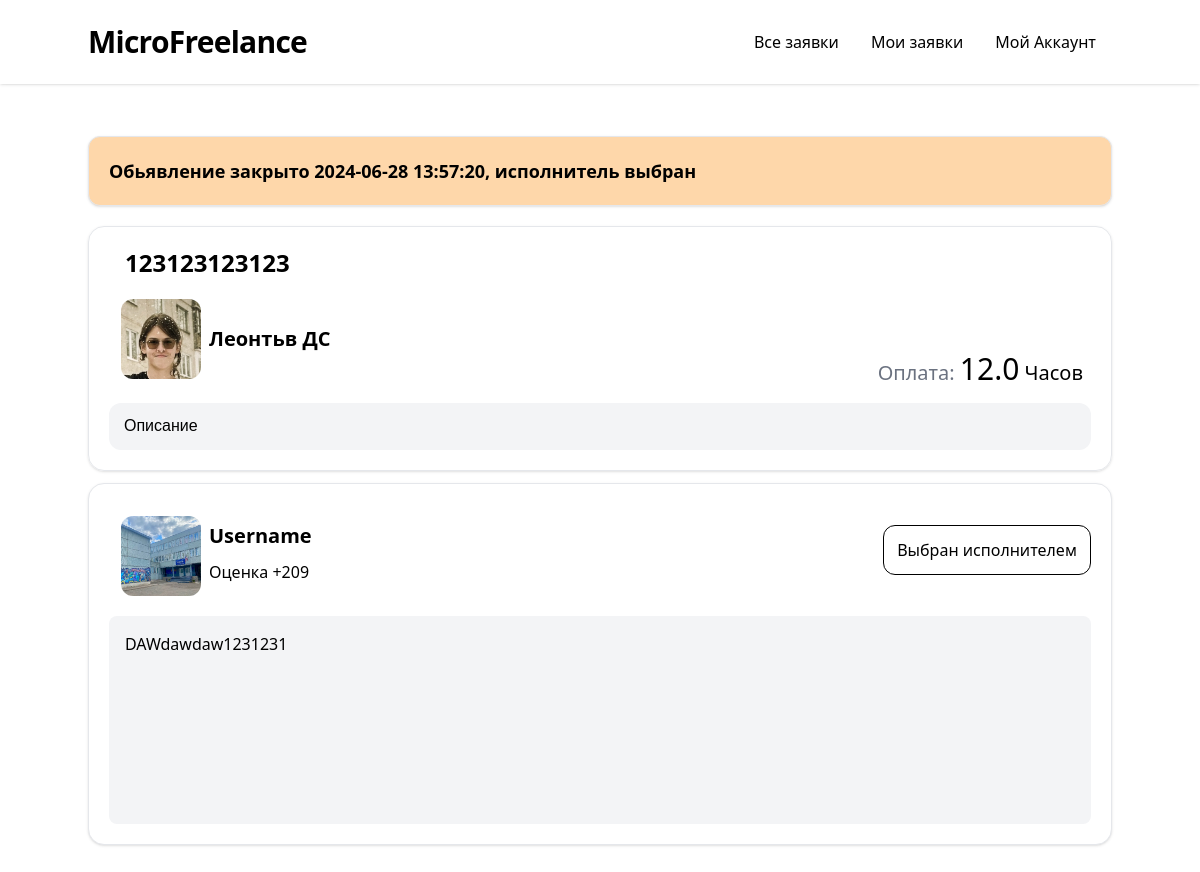
The app's page /post/1 (signed in) with its own data.
### models.py (models this page shows, shortened)
class Post(db.Model):
    __table_name__ = "posts"
    id: Mapped[int]                         = mapped_column(primary_key=True)
    title: Mapped[str]                      = mapped_column(String(64))
    data: Mapped[str]                       = mapped_column(String(256))
    data_text: Mapped[str]                  = mapped_column(String(256))
    coast: Mapped[str]                      = mapped_column(String(64))
    currency: Mapped[str]                   = mapped_column(String(64))
    author_id: Mapped[int]                  = mapped_column(ForeignKey(User.id))
    create_date: Mapped[datetime.datetime]  = mapped_column(DateTime(timezone=True), server_default=func.now())
    update_date: Mapped[datetime.datetime]  = mapped_column(DateTime(timezone=True), server_default=func.now())
    archived_date: Mapped[Optional[datetime.datetime]] = mapped_column(DateTime(timezone=True))
    archived: Mapped[bool]                  = mapped_column(default=False)
    respond: Mapped[list["PostRespond"]]    = relationship(back_populates="post", cascade="all, delete")
    author: Mapped["User"] = relationship()

class User(UserMixin, db.Model):
    __table_name__ = "users"
    id: Mapped[int]                         = mapped_column(primary_key=True)
    login: Mapped[str]                      = mapped_column(String(64), index=True, unique=True)
    password_hash: Mapped[Optional[str]]    = mapped_column(String(256))
    name: Mapped[Optional[str]]             = mapped_column(String(64))
    aboutme: Mapped[Optional[str]]          = mapped_column(String(256))

class PostRespond(db.Model):
    __table_name__ = "post_responds"
    id: Mapped[int]                         = mapped_column(primary_key=True)
    text: Mapped[str]                       = mapped_column(String(256))
    author_id: Mapped[int]                  = mapped_column(ForeignKey(User.id))
    post_id: Mapped[int]                    = mapped_column(ForeignKey(Post.id))
    selected: Mapped[bool]                  = mapped_column(default=False)
    create_date: Mapped[datetime.datetime]  = mapped_column(DateTime(timezone=True), server_default=func.now())
    update_date: Mapped[datetime.datetime]  = mapped_column(DateTime(timezone=True), server_default=func.now())
    author: Mapped["User"] = relationship()
    post: Mapped["Post"] = relationship()

### routes.py (the view)
@app.route('/post/<id>', methods=['GET', 'POST'])
def post(id = None):
    data = db.session.scalar( sa.select(Post).where(Post.id == id) )
    if data == None:
        return abort(404)
    if current_user.is_authenticated and current_user.id != data.author_id:
        form = PostRespondForm()
        respond = db.session.query( PostRespond ).filter(PostRespond.author_id == current_user.id).filter(PostRespond.post_id == id).first()
        if form.validate_on_submit():
            if not respond:
                respond = PostRespond()
            respond.text = form.text.data
            respond.author_id = current_user.id
            respond.post_id = id
            respond.update_date = func.now()
            db.session.add(respond)
            db.session.commit()
            flash(['Данные сохранены', 'green'])
        if respond:
            form.text.data = respond.text
            form.submit.label.text = "Изменить"
        responds = respond
    else:
        form=''
        if current_user.is_authenticated and data.author_id == current_user.id:
            responds = data.respond
        else:
            responds = []
    return render_template('post.html', edit=False, form=form, data=data, current_user=current_user, responds=responds)

### models.py (called while the page is built)
@login.user_loader
def load_user(id):
  return db.session.get(User, int(id))

### templates/post.html (shortened to what this page needs)
{% extends 'base/base.html' %}
{% block content %}
<link href="{{ url_for('static', filename='post_editor/quill.snow.css') }}" rel="stylesheet" />
{% if data.archived %}
<div class="bg-orange-200 w-full mt-4 p-5 border sm:rounded-xl text-lg font-semibold shadow">
    Обьявление закрыто {{data.archived_date}}, исполнитель выбран
</div>
{% endif %}
<form method="POST" enctype='multipart/form-data'>
    <div class="mt-5 p-5 border-t sm:border sm:rounded-2xl sm:shadow">
        {% if edit %}
        {{ form.hidden_tag() }}
            <div class="font-semibold text-2xl">
                {{ form.title(placeholder='Введите заголовок', class="shadow border p-4 rounded-xl w-full", value=data.title) }}
            </div>
        {% else %}
        <div class="relative ">
            <div class="font-semibold text-2xl px-4 break-all">
                {{data.title}}
            </div>
        </div>
        {% endif %}
        <div class="mt-5 shrink-0 relative">
            {% if edit %}
                <a class="flex flex-nowrap grow-0 shrink-0 ml-3">
            {% else %}
                <a href="/profile/{{data.author.login}}" class="flex flex-nowrap grow-0 shrink-0 ml-3">
            {% endif %}
                <img class="size-20 rounded-xl" src="{{ url_for('static', filename='avatars/'+data.author.login + '.webp') }}">
                <div class="grid content-center">
                    <p class="text-xl ml-2 font-semibold">{{ data.author.name }}</p>
                </div>
            </a>
        </div>
        <div class="flex-col relative">
            <div class="text-right mr-2 sm:text-xl sm:-mt-7">
                {% if edit %}
                    <p class="ml-5"><span class="text-gray-500">Оплата:</span> {{ form.coast(class='text-xl w-40 shadow p-2 rounded-md', placeholder='Зарплата', value=data.coast) }} {{ form.currency(value=data.currency, class='w-20 shadow p-2 rounded-md') }} </p>
                {% else %}
                    <p class="ml-5"><span class="text-gray-500">Оплата:</span> <span class="text-xl sm:text-3xl">{{ data.coast }}</span> {{ data.currency }} </p>
                {% endif %}
            </div>
        </div>
        <div class="mt-4">
            {% if edit %}
                {{ form.data(style="display:none;", id='data') }}
                {{ form.data_text(style="display:none;", id='data_text') }}
                <div class="w-full border rounded-xl h-96 mt-5 resize-none p-2 shadow" id="editor">
                    {{ data.data|safe }}
                </div>
            {% else %}
                <div class="ql-container ql-snow ql-editor bg-gray-100 rounded-xl">{{ data.data|safe }}</div>
            {% endif %}
        </div>
    </div>
</form>
{% if current_user.is_authenticated and data.author.id != current_user.id and not edit %}
<form method="POST">
    {{ form.hidden_tag() }}
    <div class="mt-5 p-5 border-t sm:border sm:rounded-2xl sm:shadow">
        <div class="shrink-0 relative">
                <a class="flex flex-nowrap grow-0 shrink-0 ml-3 mt-3">
                <img class="size-20 rounded-xl" src="{{ url_for('static', filename='avatars/'+ current_user.login + '.webp') }}">
                <div class="flex-row relative">
                    <p class="text-xl ml-2 font-semibold mt-3 leading-4">{{ current_user.name }}</p>
                    <p class="absolute top-11 left-2 w-full">Оценка +209</p>
                </div>
            </a>
        </div>
        {{ form.text(class="border w-full mt-5 rounded-lg p-4 h-52", style="resize: none;") }}
        {% if not responds %}
            {{ form.submit(class='w-full shadow p-3 rounded-xl mt-4 block text-center bg-black text-white cursor-pointer') }}
        {% else %}
            {{ form.submit(class='w-full shadow p-3 rounded-xl mt-4 border border-black block bg-gray-100 text-center text-black cursor-pointer') }}
        {% endif %}
    </div>
</form>
{% else %}
    {% for respond in responds %}
    <div class="mt-3 p-5 border-t bg-white sm:border sm:rounded-2xl sm:shadow">
        <div class="shrink-0 relative flex">
            <a class="flex flex-nowrap grow-0 shrink-0 ml-3 mt-3" href="/profile/{{respond.author.login}}">
                <img class="size-20 rounded-xl" src="{{ url_for('static', filename='avatars/'+ respond.author.login + '.webp') }}">
                <div class="flex-row relative">
                    <p class="text-xl ml-2 font-semibold mt-3 leading-4">{{ respond.author.name }}</p>
                    <p class="absolute top-11 left-2 w-full">Оценка +209</p>
                </div>
            </a>
            {% if respond.selected %}
                <div class="grow sm:w-52 shrink-0 grid content-center justify-end w-0 h-0 sm:h-auto collapse sm:visible">
                    <a class="w-52 p-3 bg-white rounded-xl text-black border border-black text-center">Выбран исполнителем</a>
                </div>
            {% endif %}
        </div>
        <div class="overflow-y-scroll whitespace-pre-wrap h-52 p-4 mt-5 bg-gray-100 rounded-lg">{{respond.text}}</div>
    </div>
    {% endfor %}
{% endif %}
{% endblock %}

### static/compile.css (style rules this page uses)
html, :host { line-height: 1.5; -webkit-text-size-adjust: 100%; -moz-tab-size: 4; -o-tab-size: 4; tab-size: 4; font-family: ui-sans-serif, system-ui, sans-serif, "Apple Color Emoji", "Segoe UI Emoji", "Segoe UI Symbol", "Noto Color Emoji"; font-feature-settings: normal; font-variation-settings: normal; -webkit-tap-highlight-color: transparent; }
body { margin: 0; line-height: inherit; }
a { color: inherit; text-decoration: inherit; }
blockquote, dl, dd, h1, h2, h3, h4, h5, h6, hr, figure, p, pre { margin: 0; }
img, svg, video, canvas, audio, iframe, embed, object { display: block; vertical-align: middle; }
img, video { max-width: 100%; height: auto; }
.collapse { visibility: collapse; }
.absolute { position: absolute; }
.relative { position: relative; }
.left-2 { left: 0.5rem; }
.top-11 { top: 2.75rem; }
.ml-2 { margin-left: 0.5rem; }
.ml-3 { margin-left: 0.75rem; }
.ml-5 { margin-left: 1.25rem; }
.mr-2 { margin-right: 0.5rem; }
.mt-3 { margin-top: 0.75rem; }
.mt-4 { margin-top: 1rem; }
.mt-5 { margin-top: 1.25rem; }
.flex { display: flex; }
.grid { display: grid; }
.size-20 { width: 5rem; height: 5rem; }
.h-0 { height: 0px; }
.h-52 { height: 13rem; }
.w-0 { width: 0px; }
.w-52 { width: 13rem; }
.w-full { width: 100%; }
.shrink-0 { flex-shrink: 0; }
.grow { flex-grow: 1; }
.grow-0 { flex-grow: 0; }
.flex-row { flex-direction: row; }
.flex-col { flex-direction: column; }
.flex-nowrap { flex-wrap: nowrap; }
.content-center { align-content: center; }
.justify-end { justify-content: flex-end; }
.overflow-y-scroll { overflow-y: scroll; }
.whitespace-pre-wrap { white-space: pre-wrap; }
.break-all { word-break: break-all; }
.rounded-lg { border-radius: 0.5rem; }
.rounded-xl { border-radius: 0.75rem; }
.border { border-width: 1px; }
.border-t { border-top-width: 1px; }
.border-black { --tw-border-opacity: 1; border-color: rgb(0 0 0 / var(--tw-border-opacity)); }
.bg-gray-100 { --tw-bg-opacity: 1; background-color: rgb(243 244 246 / var(--tw-bg-opacity)); }
.bg-white { --tw-bg-opacity: 1; background-color: rgb(255 255 255 / var(--tw-bg-opacity)); }
.bg-orange-200 { --tw-bg-opacity: 1; background-color: rgb(254 215 170 / var(--tw-bg-opacity)); }
.p-3 { padding: 0.75rem; }
.p-4 { padding: 1rem; }
.p-5 { padding: 1.25rem; }
.px-4 { padding-left: 1rem; padding-right: 1rem; }
.text-center { text-align: center; }
.text-right { text-align: right; }
.text-2xl { font-size: 1.5rem; line-height: 2rem; }
.text-xl { font-size: 1.25rem; line-height: 1.75rem; }
.text-lg { font-size: 1.125rem; line-height: 1.75rem; }
.font-semibold { font-weight: 600; }
.leading-4 { line-height: 1rem; }
.text-black { --tw-text-opacity: 1; color: rgb(0 0 0 / var(--tw-text-opacity)); }
.text-gray-500 { --tw-text-opacity: 1; color: rgb(107 114 128 / var(--tw-text-opacity)); }
.shadow { --tw-shadow: 0 1px 3px 0 rgb(0 0 0 / 0.1), 0 1px 2px -1px rgb(0 0 0 / 0.1); --tw-shadow-colored: 0 1px 3px 0 var(--tw-shadow-color), 0 1px 2px -1px var(--tw-shadow-color); box-shadow: var(--tw-ring-offset-shadow, 0 0 #0000), var(--tw-ring-shadow, 0 0 #0000), var(--tw-shadow); }
@media (min-width: 640px) { .sm\:visible { visibility: visible; } }
@media (min-width: 640px) { .sm\:-mt-7 { margin-top: -1.75rem; } }
@media (min-width: 640px) { .sm\:h-auto { height: auto; } }
@media (min-width: 640px) { .sm\:w-52 { width: 13rem; } }
@media (min-width: 640px) { .sm\:rounded-2xl { border-radius: 1rem; } }
@media (min-width: 640px) { .sm\:rounded-xl { border-radius: 0.75rem; } }
@media (min-width: 640px) { .sm\:border { border-width: 1px; } }
@media (min-width: 640px) { .sm\:text-3xl { font-size: 1.875rem; line-height: 2.25rem; } }
@media (min-width: 640px) { .sm\:text-xl { font-size: 1.25rem; line-height: 1.75rem; } }
@media (min-width: 640px) { .sm\:shadow { --tw-shadow: 0 1px 3px 0 rgb(0 0 0 / 0.1), 0 1px 2px -1px rgb(0 0 0 / 0.1); --tw-shadow-colored: 0 1px 3px 0 var(--tw-shadow-color), 0 1px 2px -1px var(--tw-shadow-color); box-shadow: var(--tw-ring-offset-shadow, 0 0 #0000), var(--tw-ring-shadow, 0 0 #0000), var(--tw-shadow); } }

### records on screen
Post: archived_date "2024-06-28 13:57:20", title "123123123123", coast "12.0", currency "Часов", data "Описание"
User: login (picture), author.name "Леонтьв ДС"
PostRespond: login (picture), author.name "Username", selected "Выбран исполнителем", text "DAWdawdaw1231231"
